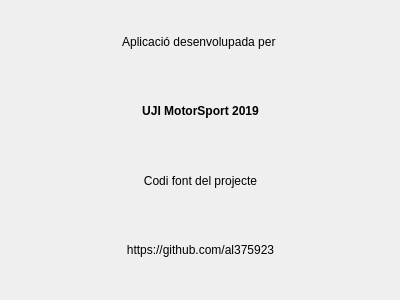
<?xml version="1.0" encoding="UTF-8"?>
<ui version="4.0">
 <class>Ajuda</class>
 <widget class="QDialog" name="Ajuda">
  <property name="geometry">
   <rect>
    <x>0</x>
    <y>0</y>
    <width>400</width>
    <height>300</height>
   </rect>
  </property>
  <property name="windowTitle">
   <string>Ajuda</string>
  </property>
  <property name="windowIcon">
   <iconset>
    <normaloff>../Qt/widgetsQt/qt/icon.ico</normaloff>../Qt/widgetsQt/qt/icon.ico</iconset>
  </property>
  <widget class="QWidget" name="verticalLayoutWidget">
   <property name="geometry">
    <rect>
     <x>30</x>
     <y>10</y>
     <width>341</width>
     <height>271</height>
    </rect>
   </property>
   <layout class="QVBoxLayout" name="verticalLayout">
    <item>
     <widget class="QLabel" name="label">
      <property name="text">
       <string>Aplicació desenvolupada per </string>
      </property>
      <property name="scaledContents">
       <bool>true</bool>
      </property>
      <property name="alignment">
       <set>Qt::AlignCenter</set>
      </property>
     </widget>
    </item>
    <item>
     <widget class="QLabel" name="label_2">
      <property name="font">
       <font>
        <weight>75</weight>
        <bold>true</bold>
       </font>
      </property>
      <property name="text">
       <string>UJI MotorSport 2019</string>
      </property>
      <property name="scaledContents">
       <bool>true</bool>
      </property>
      <property name="alignment">
       <set>Qt::AlignCenter</set>
      </property>
     </widget>
    </item>
    <item>
     <widget class="QLabel" name="label_4">
      <property name="text">
       <string>Codi font del projecte</string>
      </property>
      <property name="scaledContents">
       <bool>true</bool>
      </property>
      <property name="alignment">
       <set>Qt::AlignCenter</set>
      </property>
     </widget>
    </item>
    <item>
     <widget class="QLabel" name="label_3">
      <property name="text">
       <string>https://github.com/al375923</string>
      </property>
      <property name="scaledContents">
       <bool>true</bool>
      </property>
      <property name="alignment">
       <set>Qt::AlignCenter</set>
      </property>
     </widget>
    </item>
   </layout>
  </widget>
 </widget>
 <resources/>
 <connections/>
</ui>
